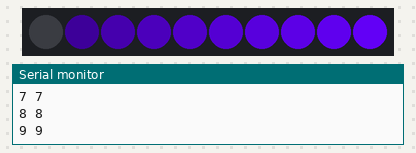
A sketch run on a simulated Arduino Uno, built with avr-gcc and run on an emulated ATmega328P. Shown: 10 RGB LEDs in strip order, left to right, the last lines printed to the serial monitor.

Above: at 0.1 s.
At 1.6 s:
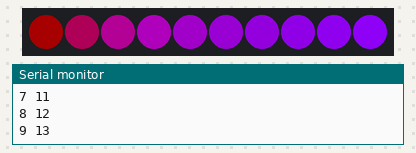
At 2.6 s:
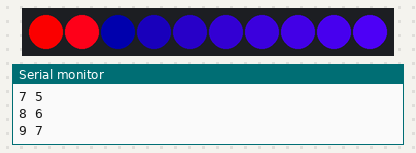
At 3.6 s:
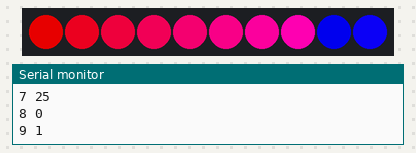
At 5.1 s:
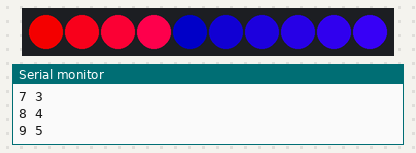
At 7.1 s:
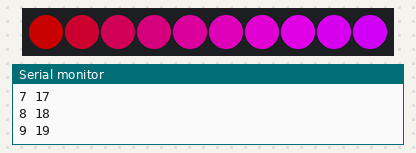

The sketch:

first.ino
```cpp
#include <Adafruit_NeoPixel.h>

#define PIN 6

// Parameter 1 = number of pixels in strip
// Parameter 2 = pin number (most are valid)
// Parameter 3 = pixel type flags, add together as needed:
//   NEO_KHZ800  800 KHz bitstream (most NeoPixel products w/WS2812 LEDs)
//   NEO_KHZ400  400 KHz (classic 'v1' (not v2) FLORA pixels, WS2811 drivers)
//   NEO_GRB     Pixels are wired for GRB bitstream (most NeoPixel products)
//   NEO_RGB     Pixels are wired for RGB bitstream (v1 FLORA pixels, not v2)
Adafruit_NeoPixel strip = Adafruit_NeoPixel(10, PIN, NEO_GRB + NEO_KHZ400);

void setup() {
  strip.begin();
  strip.show(); // Initialize all pixels to 'off'
   Serial.begin(57600);
   // writes a messages on serial
  Serial.println("Setup done!!!");
}

int i;
int j=0;

void loop() {
  for(i = 0; i < 10; i++) {
    strip.setPixelColor(i, j*10, 0, i*25);
    Serial.print(i);
    Serial.print(' ');
    Serial.println(j);
    j=j+1;
    if (j>25)
       j = 0;
 }
 strip.show();
 delay(500);
}
```

Measured:
- by itself, everything shown: repeats every 6.5 s, in 13 steps
- what the display in image 1 shows lasts 0.5 s, from 1.5 s to 2.0 s
